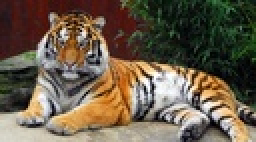
%> input picture Lab3/MATLAB/Images/tiger1.jpg, 128 x 71 px, shrunk from 616 x 340 before the run (shown 2 times larger)
$ octave mean_shift_example.m   (GNU Octave 9; MATLAB toolbox functions it lacks are replaced by stand-ins)
%> lines starting %> are read from the running program, lines starting %| are printed output that depends on the picture
### Lab3/Upload/kmeans_segm.m
function [segmentation, centers] = kmeans_segm(image, K, L, seed)
%% Get image information
Height = size(image, 1);
Width = size(image, 2);
Image_double = double(image);
Image_vector = reshape(Image_double, Height*Width, 3);

%% Randomly initialize the K cluster centers
rng(seed);
centers = randi([0 255], 3, K)';
% centers = rand(3, K)';
% K = 3; centers = [255 255 255; 255 127 0; 127 127 127];

%% Compute all distances between pixels and cluster centers
Distances = pdist2(Image_vector, centers);

%% Iterate L times
for i = 1 : L
    %% Assign each pixel to the cluster center for which the distance is minimum
    [~, segm_vector] = min(Distances, [], 2);

    %% Recompute each cluster center by taking the mean of all pixels assigned to it
    for j = 1 : K
        Pixel_index = find(segm_vector == j);
        centers(j,:) = mean(Image_vector(Pixel_index, :));
    end

    %% Recompute all distances between pixels and cluster centers
    Distances = pdist2(Image_vector, centers);
end

% [17 lines of commented-out code are left out]

%% Output
segmentation = reshape(segm_vector, Height, Width);
% centers = ceil(centers);
end

### Lab3/MATLAB/Functions/mean_shift_segm.m
function segm = mean_shift_segm(I, spatial_bandwidth, colour_bandwidth, num_iterations)

tic
fprintf('Find colour channels with K-means...\n');
K = 64;
L = 1000;
[segm, centers] = kmeans_segm(I, K, L, 1234);
toc

centers(isnan(centers)) = 0.0;
% imshow(overlay_bounds(I, segm))
% pause

[ height, width, depth ] = size(I);
idx = reshape(segm, [height, width]);
maps = zeros(height, width, K, 'single');
mapx = zeros(height, width, K, 'single');
mapy = zeros(height, width, K, 'single');
[X, Y] = meshgrid(1:width, 1: height);
for k = 1:K
    maps(:,:,k) = (idx == k);
    mapx(:,:,k) = maps(:,:,k).*X;
    mapy(:,:,k) = maps(:,:,k).*Y;
end
s = 2*ceil(1.5*spatial_bandwidth) + 1;
h = fspecial('gaussian', [s s], spatial_bandwidth);
mapsw = reshape(imfilter(maps, h), [width*height,K]) + 1e-6;
mapsx = reshape(imfilter(mapx, h), [width*height,K]);
mapsy = reshape(imfilter(mapy, h), [width*height,K]);
toc

fprintf('Search for high density points...\n');
constC = -0.5/(colour_bandwidth^2);
x = reshape(X, [width*height, 1]);
y = reshape(Y, [width*height, 1]);
Ic = single(reshape(I, [width*height, 3]));
wei = exp(constC*pdist2(Ic, centers));
for l = 1:num_iterations
    p = (round(x)-1)*height + round(y);
    ww = mapsw(p,:) .* wei;
    w = sum(ww, 2);
    u = bsxfun(@rdivide, ww*centers, w);
    x = bsxfun(@rdivide, sum(mapsx(p,:).*wei, 2), w);
    y = bsxfun(@rdivide, sum(mapsy(p,:).*wei, 2), w);
    wei = bsxfun(@rdivide, ww, w);
    x = max(min(x, width), 1);
    y = max(min(y, height), 1);
    toc
end

fprintf('Assign high density points to pixels...\n');
XY = [ x, y ];
thr = 10.0;
val = 0;
mask = zeros(height*width, 1, 'int16');
for y=1:height
    for x=1:width
        p = round(x-1)*height + round(y);
        if mask(p)==0
            stack = [ p ];
            val = val + 1;
            mask(p) = val;
            while length(stack)>0
                p0 = stack(end);
                xy = XY(p0,:);
                x0 = floor((p0-1)/height) + 1;
                y0 = mod(p0-1, height) + 1;
                stack = stack(1:end-1);
                if x0<width & mask(p0+height)==0 & sum((xy-XY(p0+height,:)).^2)<thr
                    stack = [ stack, p0+height ];
                    mask(p0+height) = val;
                end
                if x0>1 & mask(p0-height)==0 & sum((xy-XY(p0-height,:)).^2)<thr
                    stack = [ stack, p0-height ];
                    mask(p0-height) = val;
                end
                if y0<height & mask(p0+1)==0 & sum((xy-XY(p0+1,:)).^2)<thr
                    stack = [ stack, p0+1 ];
                    mask(p0+1) = val;
                end
                if y0>1 & mask(p0-1)==0 & sum((xy-XY(p0-1,:)).^2)<thr
                    stack = [ stack, p0-1 ];
                    mask(p0-1) = val;
                end
            end
        end
    end
end
segm = reshape(mask, [height,width]);
toc

### Lab3/MATLAB/Functions/mean_shift_example.m
scale_factor = 0.5;         % image downscale factor
spatial_bandwidth = 10.0;   % spatial bandwidth
colour_bandwidth = 5.0;     % colour bandwidth
num_iterations = 40;        % number of mean-shift iterations
image_sigma = 1.0;          % image preblurring scale

I = imread('tiger1.jpg');
%> I is the input picture: size 71x128x3 uint8; mean R, G, B 106, 92.5, 74.4
I = imresize(I, scale_factor);
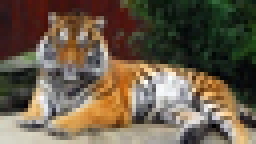
%> I: size 36x64x3 uint8 (shown 4 times larger); mean R, G, B 106, 92.5, 74.4
Iback = I;
d = 2*ceil(image_sigma*2) + 1;
h = fspecial('gaussian', [d d], image_sigma);
I = imfilter(I, h);
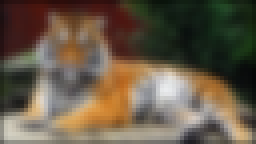
%> I: size 36x64x3 uint8 (shown 4 times larger); mean R, G, B 103.1, 89.8, 72.1

segm = mean_shift_segm(I, spatial_bandwidth, colour_bandwidth, num_iterations);
%> in kmeans_segm, `Image_vector = reshape(Image_double, Height*Width, 3);`: Image_vector = 2304 rows, first 12: [27 12 13; 35 17 18; 34 18 19; 30 17 19; 28 16 17; 29 15 16; 32 15 16; 34 16 16; 34 16 17; 36 17 18; 37 17 19; 38 17 18]
%> after the loop in kmeans_segm, `for i = 1 : L`: centers = 64 rows, first 12: [NaN NaN NaN; 217.2 216.9 216.2; NaN NaN NaN; NaN NaN NaN; NaN NaN NaN; 18.7 28.02 18.74; NaN NaN NaN; NaN NaN NaN; NaN NaN NaN; NaN NaN NaN; 131.9 97.23 62.99; NaN NaN NaN]
%> in kmeans_segm, `segmentation = reshape(segm_vector, Height, Width);`:
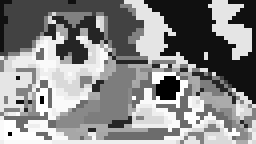
%> segmentation: size 36x64 double (shown 4 times larger); min 2, max 63, mean 35; drawn with min black and max white
%> the run ends on the next line
